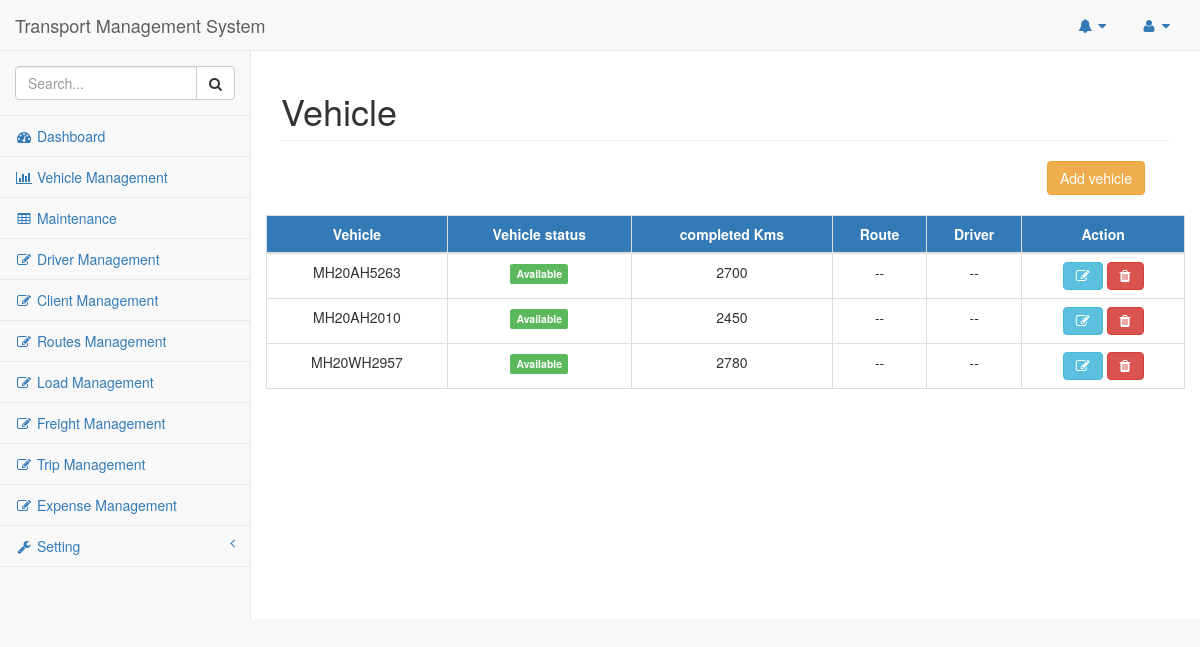
Page /index.php/operations/vehicle_management on the committed database.
### tables this page shows
CREATE TABLE `vehicle` (
  `vehicle_id` int(11) NOT NULL,
  `ts_id` int(11) DEFAULT NULL,
  `trip_status` int(11) DEFAULT NULL COMMENT 'running, stop',
  `vehicle_number` varchar(1000) NOT NULL,
  `vehicle_purchase_year` varchar(1000) NOT NULL,
  `vehicle_permit` varchar(1000) NOT NULL,
  `vehicle_tyres` int(11) NOT NULL,
  `vehicle_current_reading` int(11) NOT NULL,
  `vehicle_load_capacity` float NOT NULL,
  `vehicle_chassis_no` varchar(1000) NOT NULL,
  `vehicle_engine_no` int(11) NOT NULL,
  `vehicle_type` int(11) NOT NULL,
  `vehicle_expected_average` int(11) NOT NULL DEFAULT '0',
  `vehicle_status` int(11) NOT NULL DEFAULT '1'
);

### application/controllers/Operations.php (called while the page is built, shortened)
<?php
class Operations extends CI_Controller
{
    public function vehicle_management()
    {
        template($this, 'vehicle');
    }
}

### index.php (called while the page is built, shortened)
<?php
require_once BASEPATH.'core/CodeIgniter.php';

### application/models/Vehicle_model.php (called while the page is built, shortened)
<?php
class Vehicle_model extends CI_Model
{
    public function get_vehicle_last_trip_details($vehicle_id)
    {
        $this->db->select('trip_details.trip_stop_date,trip_details.route_id,trip_details.driver_id,driver.driver_id,driver.driver_name,routes.route_origin,routes.route_destination');
        $this->db->where('trip.vehicle_id', $vehicle_id);
        $this->db->order_by('trip.trip_id', 'desc');
        $this->db->join('trip_details', 'trip.trip_id = trip_details.trip_id', 'left');
        $this->db->join('driver', 'trip_details.driver_id = driver.driver_id', 'left');
        $this->db->join('routes', 'trip_details.route_id = routes.route_id', 'left');
        $this->db->limit(1);
        $query = $this->db->get('trip');
        return $query->row();
    }
    public function get_vehicle_details()
    {
        $this->db->select('vehicle.vehicle_id,vehicle.vehicle_number,vehicle.vehicle_current_reading,vehicle.vehicle_status');
        $this->db->where('vehicle_status<>', 0);
        $query = $this->db->get('vehicle');
        return $query->result();
    }
}

### application/views/vehicle.php (the view, shortened to what this page needs)
<body>
    <div id="wrapper">
        <?php $this->load->view('templates/navbar');?>
        <div id="page-wrapper">
            <div class="row">
                <div class="col-lg-12">
                    <h1 class="page-header">Vehicle</h1>
                </div>
            </div>
<div class="row">
    <a class="btn btn-warning pull-right" style="margin-right: 40px;" data-toggle="modal" href='#modal-1'>Add vehicle</a>
</div>
<br>
<div class="row">
                <div class="card-body">
                    <div class="table-responsive">
                        <table class="table table-bordered table-hover text-center">
                            <thead class="bg-primary text-center">
                                <tr>
                                    <th class="text-center">Vehicle</th>
                                    <th class="text-center">Vehicle status</th>
                                    <th class="text-center">completed Kms</th>
                                    <th class="text-center">Route</th>
                                    <th class="text-center">Driver</th>
                                    <th class="text-center">Action</th>
                                </tr>
                            </thead>
                            <tbody>
                                <?php
                                $data = $this->vehicle_model->get_vehicle_details();
                                foreach ($data as $value) {
                                $exra_data = $this->vehicle_model->get_vehicle_last_trip_details($value->vehicle_id);
                                $route = "--";
                                $driver = "--";
                                if (!empty($exra_data) && $value->vehicle_status == 2) {
                                        $status = '<span class="label label-danger">On Trip</span>';
                                        $route = $exra_data->route_origin." to ".$exra_data->route_destination;
                                        $driver = $exra_data->driver_name;
                                    }else{
                                        $status = '<span class="label label-success">Available</span>';
                                   }
                                echo '<tr>
                                    <td>'.$value->vehicle_number.'</td>
                                    <td>'.$status.'</td>
                                    <td>'.$value->vehicle_current_reading.'</td>
                                    <td>'.$route.'</td>
                                    <td>'.$driver.'</td>
                                    <td value="'.$value->vehicle_id.'">
                                        <a  class="btn btn-info
                                        fa fa-edit"  data-toggle="modal" href="#modal-1" id="show_update_vform" data-toggle="tooltip" data-placement="down" title="Update"></a>
                                        <button data-toggle="tooltip" data-placement="top" title="Delete" id="delete" class="btn btn-danger fa fa-trash"></button>
                                    </td>
                                </tr>';
                            }
                            ?>
                            </tbody>
                        </table>
                    </div>
                </div>
            </div>
        </div>
    </div>
</body>

### application/views/templates/header.php (shortened to what this page needs)
<!DOCTYPE html>
<html lang="en">
<head>
    <title><?php title(); ?></title>
    <link href="<?php echo base_url(); ?>assets/vendor/bootstrap/css/bootstrap.min.css" rel="stylesheet">
    <link href="<?php echo base_url(); ?>assets/vendor/metisMenu/metisMenu.min.css" rel="stylesheet">
    <link href="<?php echo base_url(); ?>assets/dist/css/sb-admin-2.css" rel="stylesheet">
    <link href="<?php echo base_url(); ?>assets/css/custom.css" rel="stylesheet">
    <link href="<?php echo base_url(); ?>assets/vendor/morrisjs/morris.css" rel="stylesheet">
    <link href="<?php echo base_url(); ?>assets/vendor/font-awesome/css/font-awesome.min.css" rel="stylesheet" type="text/css">
</head>

### application/views/templates/navbar.php (shortened to what this page needs)
<nav class="navbar navbar-default navbar-static-top" role="navigation" style="margin-bottom: 0">
    <div class="navbar-header">
        <a class="navbar-brand" href="<?php echo base_url('admin'); ?>"><?php title(); ?></a>
    </div>
    <ul class="nav navbar-top-links navbar-right">
        <li class="dropdown">
            <a class="dropdown-toggle" data-toggle="dropdown" href="#">
                <i class="fa fa-bell fa-fw"></i> <i class="fa fa-caret-down"></i>
            </a>
        </li>
        <li class="dropdown">
            <a class="dropdown-toggle" data-toggle="dropdown" href="#">
                <i class="fa fa-user fa-fw"></i> <i class="fa fa-caret-down"></i>
            </a>
        </li>
    </ul>
    <div class="navbar-default sidebar" role="navigation">
        <div class="sidebar-nav navbar-collapse">
            <ul class="nav" id="side-menu">
                <li class="sidebar-search">
                    <div class="input-group custom-search-form">
                        <input type="text" class="form-control" placeholder="Search...">
                        <span class="input-group-btn">
                        <button class="btn btn-default" type="button">
                            <i class="fa fa-search"></i>
                        </button>
                    </span>
                    </div>
                </li>
                <li>
                    <a href="<?php echo base_url('admin'); ?>"><i class="fa fa-dashboard fa-fw"></i> Dashboard</a>
                </li>
                <li>
                    <a href="<?php echo base_url('operations/vehicle_management'); ?>"><i class="fa fa-bar-chart-o fa-fw"></i> Vehicle Management</a>
                </li>
                <li>
                    <a href="<?php echo base_url('operations/maintenance'); ?>"><i class="fa fa-table fa-fw"></i> Maintenance</a>
                </li>
                <li>
                    <a href="<?php echo base_url('operations/driver_management'); ?>"><i class="fa fa-edit fa-fw"></i> Driver Management</a>
                </li>
                <li>
                    <a href="<?php echo base_url('operations/client_management'); ?>">
                        <i class="fa fa-edit fa-fw"></i>
                        Client Management
                    </a>
                </li>
                <li>
                    <a href="<?php echo base_url('operations/route_management'); ?>"><i class="fa fa-edit fa-fw"></i> Routes Management</a>
                </li>
                <li>
                    <a href="<?php echo base_url('operations/load_management'); ?>">
                        <i class="fa fa-edit fa-fw"></i>
                        Load Management
                    </a>
                </li>
                <li>
                    <a href="<?php echo base_url('operations/freight_management'); ?>">
                        <i class="fa fa-edit fa-fw"></i>
                        Freight Management
                    </a>
                </li>
                <li>
                    <a href="<?php echo base_url('operations/trip_management'); ?>"><i class="fa fa-edit fa-fw"></i> Trip Management</a>
                </li>
                <li>
                    <a href="<?php echo base_url('operations/expense_management'); ?>"><i class="fa fa-edit fa-fw"></i> Expense Management</a>
                </li>
                <li>
                    <a href="#"><i class="fa fa-wrench fa-fw"></i> Setting<span class="fa arrow"></span></a>
                </li>
            </ul>
        </div>
    </div>
</nav>

### application/helpers/genral_helper.php (shortened to what this page needs)
<?php
function title()
{
	echo "Transport Management System";
}
function template($ctx,$page = "templates/error_404",$vers = array())
{
		$ctx->load->view('templates/header');
		$ctx->load->view($page,$vers);
}

### rows in the picture
vehicle: vehicle_number "MH20AH5263", vehicle_status "Available", vehicle_current_reading "2700", route "--", driver "--", $value->vehicle_id 13 (drawn)
vehicle: vehicle_number "MH20AH2010", vehicle_current_reading "2450", route "--", driver "--", $value->vehicle_id 14 (drawn)
vehicle: vehicle_number "MH20WH2957", vehicle_status "Available", vehicle_current_reading "2780", route "--", driver "--", $value->vehicle_id 15 (drawn)
